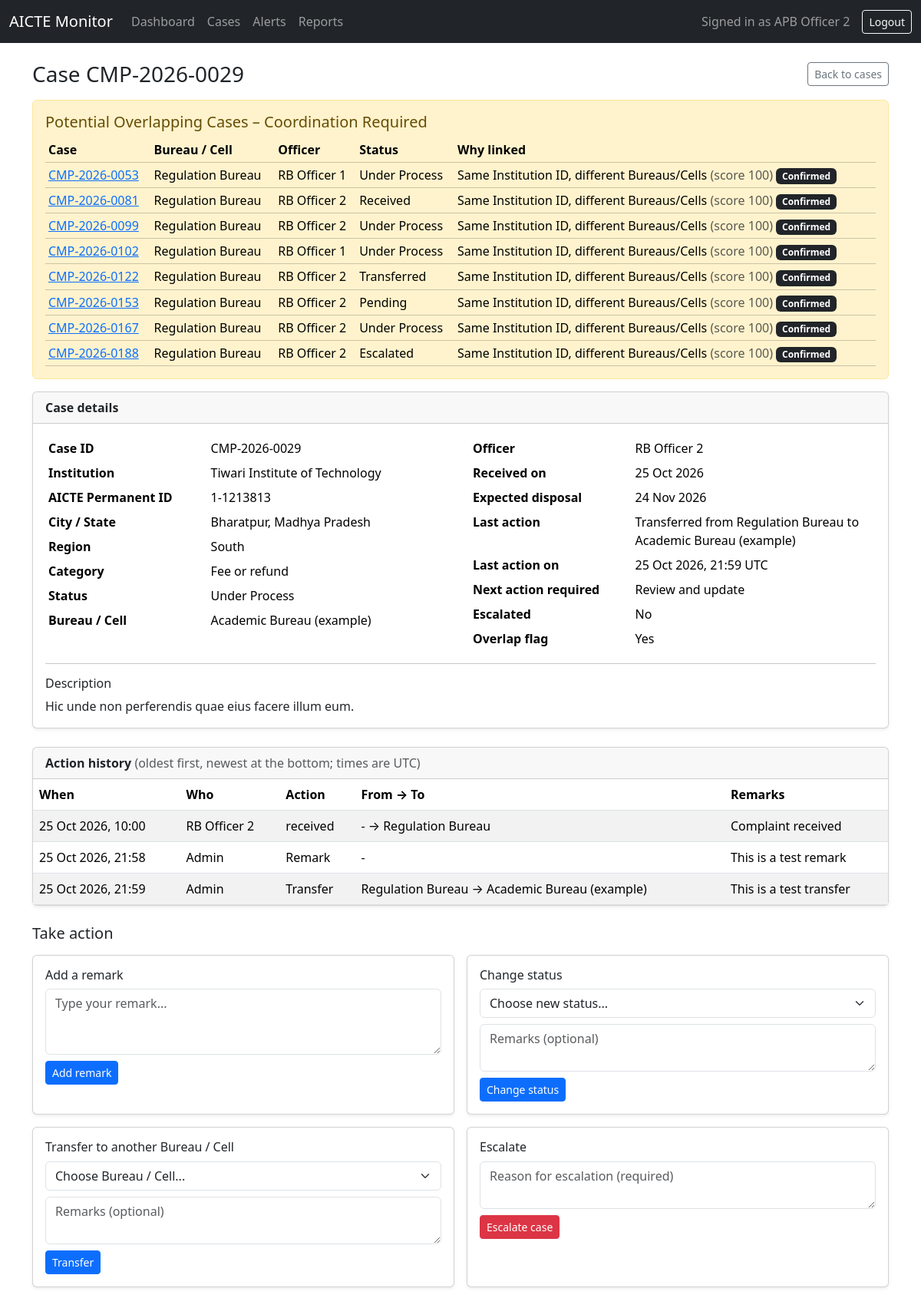
/cases/CMP-2026-0029 (signed in), run on the app's committed database.
### models.py (models this page shows)
class User(UserMixin, db.Model):
    __tablename__ = "users"
    id = db.Column(db.Integer, primary_key=True)
    name = db.Column(db.String(100), nullable=False)
    email = db.Column(db.String(120), unique=True, nullable=False)
    password_hash = db.Column(db.String(255), nullable=False)
    role = db.Column(db.String(30), nullable=False)  # admin, officer, regional, senior
    bureau_id = db.Column(db.Integer, db.ForeignKey("bureaus.id"))
    region = db.Column(db.String(50))
    bureau = db.relationship("Bureau")

class Case(db.Model):
    __tablename__ = "cases"
    id = db.Column(db.String(30), primary_key=True)  # e.g. CMP-2026-0001
    institution_id = db.Column(db.String(20), db.ForeignKey("institutions.id"), nullable=False)
    category = db.Column(db.String(60))
    description = db.Column(db.Text)
    received_on = db.Column(db.Date)
    status = db.Column(db.String(30), default="Received")
    current_bureau_id = db.Column(db.Integer, db.ForeignKey("bureaus.id"))
    assigned_officer_id = db.Column(db.Integer, db.ForeignKey("users.id"))
    last_action_summary = db.Column(db.String(200))
    last_action_on = db.Column(db.DateTime)
    next_action_required = db.Column(db.String(200))
    expected_disposal_on = db.Column(db.Date)
    is_escalated = db.Column(db.Boolean, default=False)
    overlap_flag = db.Column(db.Boolean, default=False)
    current_bureau = db.relationship("Bureau")
    officer = db.relationship("User")
    actions = db.relationship("CaseAction", backref="case", order_by="CaseAction.performed_at")

class Bureau(db.Model):
    __tablename__ = "bureaus"
    id = db.Column(db.Integer, primary_key=True)
    code = db.Column(db.String(20), unique=True, nullable=False)
    name = db.Column(db.String(120), nullable=False)

class CaseLink(db.Model):
    __tablename__ = "case_links"
    id = db.Column(db.Integer, primary_key=True)
    case_a_id = db.Column(db.String(30), db.ForeignKey("cases.id"))
    case_b_id = db.Column(db.String(30), db.ForeignKey("cases.id"))
    link_type = db.Column(db.String(30))
    match_score = db.Column(db.Integer)
    reason = db.Column(db.String(250))
    review_state = db.Column(db.String(20), default="suggested")  # suggested, confirmed, dismissed
    created_at = db.Column(db.DateTime, default=datetime.utcnow)

class Institution(db.Model):
    __tablename__ = "institutions"
    id = db.Column(db.String(20), primary_key=True)  # AICTE Permanent ID
    name = db.Column(db.String(200), nullable=False)
    city = db.Column(db.String(100))
    state = db.Column(db.String(100))
    region = db.Column(db.String(50))
    cases = db.relationship("Case", backref="institution")

class CaseAction(db.Model):
    __tablename__ = "case_actions"
    id = db.Column(db.Integer, primary_key=True)
    case_id = db.Column(db.String(30), db.ForeignKey("cases.id"), nullable=False)
    action_type = db.Column(db.String(30))
    from_bureau_id = db.Column(db.Integer, db.ForeignKey("bureaus.id"))
    to_bureau_id = db.Column(db.Integer, db.ForeignKey("bureaus.id"))
    performed_by = db.Column(db.Integer, db.ForeignKey("users.id"))
    performed_at = db.Column(db.DateTime, default=datetime.utcnow)
    remarks = db.Column(db.Text)

### app.py (the view)
@app.route("/cases/<case_id>")
def case_detail(case_id):
    case = db.get_or_404(Case, case_id)
    links = (
        CaseLink.query.filter(
            or_(CaseLink.case_a_id == case.id, CaseLink.case_b_id == case.id),
            CaseLink.review_state != "dismissed",
        )
        .order_by(CaseLink.match_score.desc())
        .all()
    )
    linked_cases = []
    for link in links:
        other_id = link.case_b_id if link.case_a_id == case.id else link.case_a_id
        other = db.session.get(Case, other_id)
        if other:
            linked_cases.append({"link": link, "case": other})
    bureau_names = {b.id: b.name for b in Bureau.query.all()}
    user_names = {u.id: u.name for u in User.query.all()}
    return render_template(
        "case_detail.html",
        case=case,
        linked_cases=linked_cases,
        bureaus=Bureau.query.order_by(Bureau.name).all(),
        bureau_names=bureau_names,
        user_names=user_names,
        statuses=status_choices(),
    )

### app.py (called while the page is built)
@login_manager.user_loader
def load_user(user_id):
    return db.session.get(User, int(user_id))

@app.before_request
def require_login():
    if request.endpoint in ("login", "static"):
        return None
    if not current_user.is_authenticated:
        return redirect(url_for("login"))
    return None

def status_choices():
    in_database = [
        row[0]
        for row in db.session.query(Case.status).filter(Case.status.isnot(None)).distinct()
    ]
    return sorted(set(DEFAULT_STATUSES) | set(in_database))

### templates/case_detail.html (shortened to what this page needs)
{% extends "base.html" %}
{% block content %}
<div class="d-flex justify-content-between align-items-center mb-3">
    <h3 class="mb-0">
        Case {{ case.id }}
    </h3>
    <a href="/cases" class="btn btn-outline-secondary btn-sm">Back to cases</a>
</div>
{% if linked_cases %}
<div class="alert alert-warning">
    <h5 class="alert-heading">Potential Overlapping Cases &ndash; Coordination Required</h5>
    <div class="table-responsive">
        <table class="table table-sm table-warning align-middle mb-0">
            <thead>
                <tr>
                    <th>Case</th>
                    <th>Bureau / Cell</th>
                    <th>Officer</th>
                    <th>Status</th>
                    <th>Why linked</th>
                </tr>
            </thead>
            <tbody>
                {% for item in linked_cases %}
                <tr>
                    <td><a href="/cases/{{ item.case.id }}">{{ item.case.id }}</a></td>
                    <td>{{ item.case.current_bureau.name if item.case.current_bureau else '-' }}</td>
                    <td>{{ item.case.officer.name if item.case.officer else 'Unassigned' }}</td>
                    <td>{{ item.case.status or '-' }}</td>
                    <td>
                        {{ item.link.reason or '-' }}
                        {% if item.link.match_score is not none %}
                            <span class="text-muted">(score {{ item.link.match_score }})</span>
                        {% endif %}
                        {% if item.link.review_state == 'confirmed' %}
                            <span class="badge bg-dark">Confirmed</span>
                        {% endif %}
                    </td>
                </tr>
                {% endfor %}
            </tbody>
        </table>
    </div>
</div>
{% endif %}
<div class="card shadow-sm mb-4">
    <div class="card-header fw-semibold">Case details</div>
    <div class="card-body">
        <div class="row">
            <div class="col-md-6">
                <table class="table table-borderless table-sm mb-0">
                    <tr><th style="width:40%">Case ID</th><td>{{ case.id }}</td></tr>
                    <tr><th>Institution</th><td>{{ case.institution.name }}</td></tr>
                    <tr><th>AICTE Permanent ID</th><td>{{ case.institution.id }}</td></tr>
                    <tr><th>City / State</th><td>{{ case.institution.city or '-' }}, {{ case.institution.state or '-' }}</td></tr>
                    <tr><th>Region</th><td>{{ case.institution.region or '-' }}</td></tr>
                    <tr><th>Category</th><td>{{ case.category or '-' }}</td></tr>
                    <tr><th>Status</th><td>{{ case.status or '-' }}</td></tr>
                    <tr><th>Bureau / Cell</th><td>{{ case.current_bureau.name if case.current_bureau else '-' }}</td></tr>
                </table>
            </div>
            <div class="col-md-6">
                <table class="table table-borderless table-sm mb-0">
                    <tr><th style="width:40%">Officer</th><td>{{ case.officer.name if case.officer else 'Unassigned' }}</td></tr>
                    <tr><th>Received on</th><td>{{ case.received_on.strftime('%d %b %Y') if case.received_on else '-' }}</td></tr>
                    <tr><th>Expected disposal</th><td>{{ case.expected_disposal_on.strftime('%d %b %Y') if case.expected_disposal_on else '-' }}</td></tr>
                    <tr><th>Last action</th><td>{{ case.last_action_summary or '-' }}</td></tr>
                    <tr><th>Last action on</th><td>{{ case.last_action_on.strftime('%d %b %Y, %H:%M') + ' UTC' if case.last_action_on else '-' }}</td></tr>
                    <tr><th>Next action required</th><td>{{ case.next_action_required or '-' }}</td></tr>
                    <tr><th>Escalated</th><td>{{ 'Yes' if case.is_escalated else 'No' }}</td></tr>
                    <tr><th>Overlap flag</th><td>{{ 'Yes' if case.overlap_flag else 'No' }}</td></tr>
                </table>
            </div>
        </div>
        <hr>
        <h6>Description</h6>
        <p class="mb-0" style="white-space: pre-wrap;">{{ case.description or 'No description.' }}</p>
    </div>
</div>
<div class="card shadow-sm mb-4">
    <div class="card-header fw-semibold">Action history <span class="text-muted fw-normal">(oldest first, newest at the bottom; times are UTC)</span></div>
    <div class="table-responsive">
        <table class="table table-striped align-middle mb-0">
            <thead>
                <tr>
                    <th>When</th>
                    <th>Who</th>
                    <th>Action</th>
                    <th>From &rarr; To</th>
                    <th>Remarks</th>
                </tr>
            </thead>
            <tbody>
                {% for a in case.actions %}
                <tr>
                    <td class="text-nowrap">{{ a.performed_at.strftime('%d %b %Y, %H:%M') if a.performed_at else '-' }}</td>
                    <td>{{ user_names.get(a.performed_by, 'Unknown') }}</td>
                    <td>{{ a.action_type or '-' }}</td>
                    <td>
                        {% if a.from_bureau_id or a.to_bureau_id %}
                            {{ bureau_names.get(a.from_bureau_id, '-') }} &rarr; {{ bureau_names.get(a.to_bureau_id, '-') }}
                        {% else %}-{% endif %}
                    </td>
                    <td style="white-space: pre-wrap;">{{ a.remarks or '-' }}</td>
                </tr>
                {% else %}
                <tr><td colspan="5" class="text-center text-muted py-3">No actions recorded yet.</td></tr>
                {% endfor %}
            </tbody>
        </table>
    </div>
</div>
<h5 class="mb-3">Take action</h5>
<div class="row g-3 mb-5">
    <div class="col-md-6">
        <div class="card h-100 shadow-sm">
            <div class="card-body">
                <h6 class="card-title">Add a remark</h6>
                <form method="POST" action="{{ url_for('add_remark', case_id=case.id) }}">
                    <textarea class="form-control mb-2" name="remarks" rows="3" placeholder="Type your remark..." required></textarea>
                    <button type="submit" class="btn btn-primary btn-sm">Add remark</button>
                </form>
            </div>
        </div>
    </div>
    <div class="col-md-6">
        <div class="card h-100 shadow-sm">
            <div class="card-body">
                <h6 class="card-title">Change status</h6>
                <form method="POST" action="{{ url_for('change_status', case_id=case.id) }}">
                    <select class="form-select mb-2" name="status" required>
                        <option value="">Choose new status...</option>
                    </select>
                    <textarea class="form-control mb-2" name="remarks" rows="2" placeholder="Remarks (optional)"></textarea>
                    <button type="submit" class="btn btn-primary btn-sm">Change status</button>
                </form>
            </div>
        </div>
    </div>
    <div class="col-md-6">
        <div class="card h-100 shadow-sm">
            <div class="card-body">
                <h6 class="card-title">Transfer to another Bureau / Cell</h6>
                <form method="POST" action="{{ url_for('transfer_case', case_id=case.id) }}">
                    <select class="form-select mb-2" name="to_bureau" required>
                        <option value="">Choose Bureau / Cell...</option>
                    </select>
                    <textarea class="form-control mb-2" name="remarks" rows="2" placeholder="Remarks (optional)"></textarea>
                    <button type="submit" class="btn btn-primary btn-sm">Transfer</button>
                </form>
            </div>
        </div>
    </div>
    <div class="col-md-6">
        <div class="card h-100 shadow-sm">
            <div class="card-body">
                <h6 class="card-title">Escalate</h6>
                {% if case.is_escalated %}
                    <p class="text-muted mb-0">This case has already been escalated.</p>
                {% else %}
                <form method="POST" action="{{ url_for('escalate_case', case_id=case.id) }}">
                    <textarea class="form-control mb-2" name="remarks" rows="2" placeholder="Reason for escalation (required)" required></textarea>
                    <button type="submit" class="btn btn-danger btn-sm">Escalate case</button>
                </form>
                {% endif %}
            </div>
        </div>
    </div>
</div>
{% endblock %}

### templates/base.html (shortened to what this page needs)
<!DOCTYPE html>
<html lang="en">
<head>
    <link href="https://cdn.jsdelivr.net/npm/bootstrap@5.3.3/dist/css/bootstrap.min.css" rel="stylesheet">
</head>
<body>
<nav class="navbar navbar-expand-lg navbar-dark bg-dark">
    <div class="container-fluid">
        <a class="navbar-brand" href="/dashboard">AICTE Monitor</a>
        {% if current_user.is_authenticated %}
        <div class="collapse navbar-collapse" id="mainNav">
            <ul class="navbar-nav me-auto">
                <li class="nav-item"><a class="nav-link" href="/dashboard">Dashboard</a></li>
                <li class="nav-item"><a class="nav-link" href="/cases">Cases</a></li>
                <li class="nav-item"><a class="nav-link" href="/alerts">Alerts</a></li>
                <li class="nav-item"><a class="nav-link" href="/reports">Reports</a></li>
            </ul>
            <span class="navbar-text me-3">Signed in as {{ current_user.name }}</span>
            <a class="btn btn-outline-light btn-sm" href="/logout">Logout</a>
        </div>
        {% endif %}
    </div>
</nav>
<div class="container mt-4">
    {% block content %}{% endblock %}
</div>
</body>
</html>

### data on the page
User: name "APB Officer 2"
Case: id "CMP-2026-0029", category "Fee or refund", status "Under Process", received_on "25 Oct 2026", expected_disposal_on "24 Nov 2026", last_action_summary "Transferred from Regulation Bureau to Academic Bureau (example)", last_action_on "25 Oct 2026, 21:59 UTC", next_action_required "Review and update", is_escalated "No", overlap_flag "Yes", description "Hic unde non perferendis quae eius facere illum eum."
Case: case.id "CMP-2026-0053", case "Under Process"
Bureau: case.current_bureau "Regulation Bureau" "Regulation Bureau" "Regulation Bureau" "Regulation Bureau" "Regulation Bureau" "Regulation Bureau" "Regulation Bureau" "Regulation Bureau", get "Regulation Bureau"
User: case.officer "RB Officer 1" "RB Officer 1"
CaseLink: link "Same Institution ID, different Bureaus/Cells", link.match_score "100"
Case: case.id "CMP-2026-0081", case "Received"
User: case.officer "RB Officer 2" "RB Officer 2" "RB Officer 2" "RB Officer 2" "RB Officer 2" "RB Officer 2", officer "RB Officer 2"
CaseLink: link "Same Institution ID, different Bureaus/Cells", link.match_score "100"
Case: case.id "CMP-2026-0099", case "Under Process"
CaseLink: link "Same Institution ID, different Bureaus/Cells", link.match_score "100"
Case: case.id "CMP-2026-0102", case "Under Process"
CaseLink: link "Same Institution ID, different Bureaus/Cells", link.match_score "100"
Case: case.id "CMP-2026-0122", case "Transferred"
CaseLink: link "Same Institution ID, different Bureaus/Cells", link.match_score "100"
Case: case.id "CMP-2026-0153", case "Pending"
CaseLink: link "Same Institution ID, different Bureaus/Cells", link.match_score "100"
Case: case.id "CMP-2026-0167", case "Under Process"
CaseLink: link "Same Institution ID, different Bureaus/Cells", link.match_score "100"
Case: case.id "CMP-2026-0188", case "Escalated"
CaseLink: link "Same Institution ID, different Bureaus/Cells", link.match_score "100"
Institution: institution.name "Tiwari Institute of Technology", institution.id "1-1213813", institution "Bharatpur", institution "Madhya Pradesh", institution "South"
Bureau: current_bureau "Academic Bureau (example)", get "Academic Bureau (example)"
CaseAction: performed_at "25 Oct 2026, 10:00", get "RB Officer 2", action_type "received", get "-", remarks "Complaint received"
CaseAction: performed_at "25 Oct 2026, 21:58", get "Admin", action_type "Remark", remarks "This is a test remark"
CaseAction: performed_at "25 Oct 2026, 21:59", get "Admin", action_type "Transfer", remarks "This is a test transfer"
